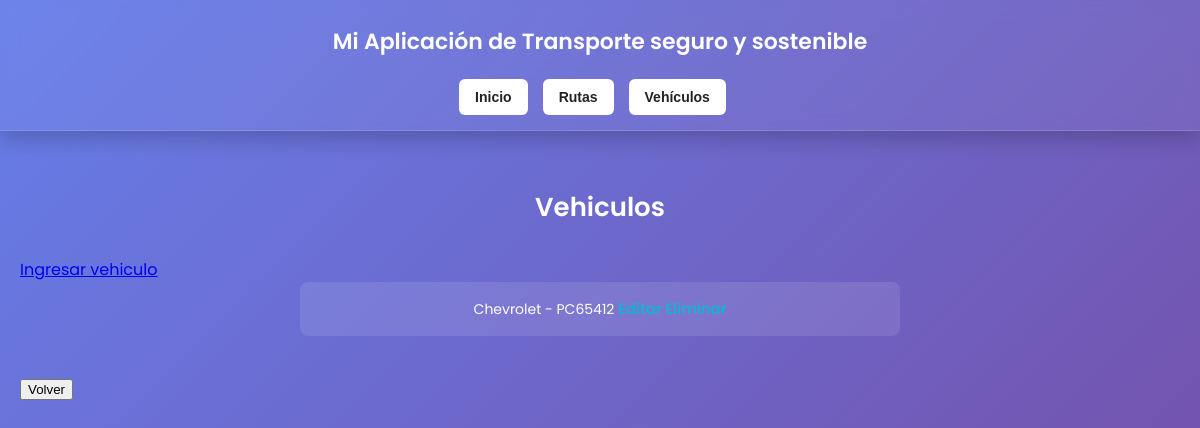
The page /vehiculos/ on the database as committed earlier.
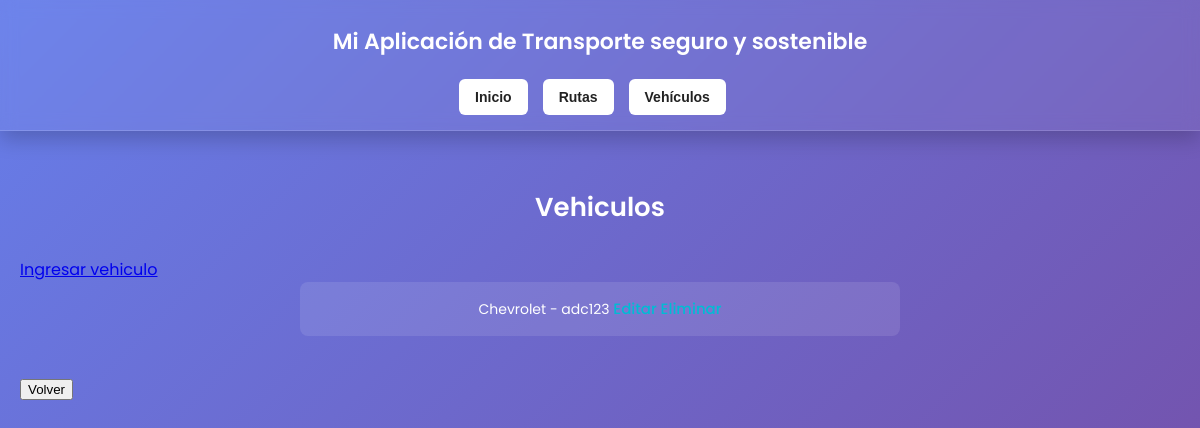
The same page on the database as committed later.
### DevChApp/models.py (models this page shows, shortened)
class Vehiculo(models.Model):
    propietario = models.ForeignKey(Usuario, on_delete=models.CASCADE)
    marca = models.CharField(max_length=50)
    placa = models.CharField(max_length=10, unique=True)

### DevChApp/views.py (the view)
# urls.py: path('vehiculos/', views.vehiculo_list, name='vehiculo_list'),
def vehiculo_list(request):
    vehiculos = Vehiculo.objects.all()
    return render(request, 'vehiculo/list.html', {'vehiculos': vehiculos})

### DevChApp/templates/vehiculo/list.html (shortened to what this page needs)
{% extends "base.html" %}
{% load static %}
{% block content %}
<h1>Vehiculos</h1>
<a href="{% url 'vehiculo_create' %}">Ingresar vehiculo</a>
<ul>
  {% for vehiculo in vehiculos %}
    <li>{{ vehiculo.marca }} - {{ vehiculo.placa }}
        <a href="{% url 'vehiculo_update' vehiculo.id %}">Editar</a>
        <a href="{% url 'vehiculo_delete' vehiculo.id %}">Eliminar</a>
    </li>
  {% endfor %}
</ul>
<button onclick="window.location.href='{% url 'index' %}'">Volver</button>
{% endblock content %}

Rows that differ between the two databases and show on the page:
changed Vehiculo "Chevrolet": placa "PC65412" → "adc123"
